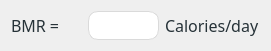
          <widget class="QWidget" name="layoutWidget">
           <property name="geometry">
            <rect>
             <x>10</x>
             <y>10</y>
             <width>271</width>
             <height>32</height>
            </rect>
           </property>
           <layout class="QGridLayout" name="gridLayout_10">
            <item row="0" column="0">
             <widget class="QLabel" name="label_18">
              <property name="font">
               <font>
                <family>Arial Black</family>
                <pointsize>12</pointsize>
               </font>
              </property>
              <property name="styleSheet">
               <string notr="true">color: rgb(38, 50, 56);</string>
              </property>
              <property name="text">
               <string>BMR = </string>
              </property>
              <property name="alignment">
               <set>Qt::AlignLeading|Qt::AlignLeft|Qt::AlignVCenter</set>
              </property>
             </widget>
            </item>
            <item row="0" column="1">
             <widget class="QLabel" name="totalBMRLabel">
              <property name="font">
               <font>
                <family>Arial Black</family>
                <pointsize>15</pointsize>
               </font>
              </property>
              <property name="styleSheet">
               <string notr="true">background-color: rgb(255, 255, 255);
border-radius: 10px;
border: 1px solid rgb(218, 218, 218);</string>
              </property>
              <property name="text">
               <string/>
              </property>
             </widget>
            </item>
            <item row="0" column="2">
             <widget class="QLabel" name="label_34">
              <property name="font">
               <font>
                <family>Arial Black</family>
                <pointsize>12</pointsize>
               </font>
              </property>
              <property name="styleSheet">
               <string notr="true">color: rgb(38, 50, 56);</string>
              </property>
              <property name="text">
               <string>Calories/day</string>
              </property>
             </widget>
            </item>
           </layout>
          </widget>
